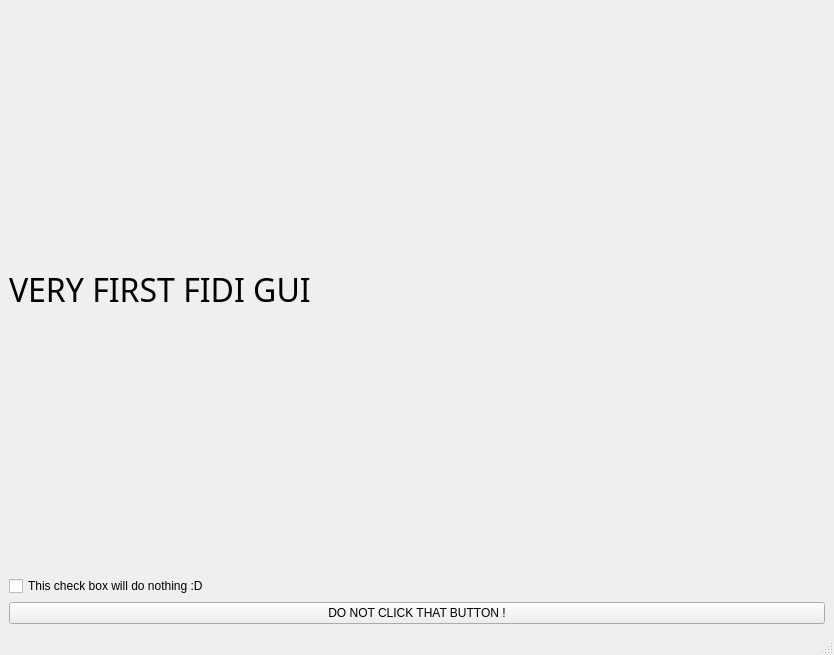
<?xml version="1.0" encoding="UTF-8"?>
<ui version="4.0">
 <class>MainWindow</class>
 <widget class="QMainWindow" name="MainWindow">
  <property name="geometry">
   <rect>
    <x>0</x>
    <y>0</y>
    <width>834</width>
    <height>655</height>
   </rect>
  </property>
  <property name="windowTitle">
   <string>MainWindow</string>
  </property>
  <widget class="QWidget" name="centralwidget">
   <layout class="QGridLayout" name="gridLayout">
    <item row="0" column="0">
     <widget class="QLabel" name="label_2">
      <property name="font">
       <font>
        <family>RomanD</family>
        <pointsize>24</pointsize>
       </font>
      </property>
      <property name="text">
       <string>VERY FIRST FIDI GUI </string>
      </property>
     </widget>
    </item>
    <item row="1" column="0">
     <widget class="QCheckBox" name="checkBox">
      <property name="text">
       <string>This check box will do nothing :D</string>
      </property>
     </widget>
    </item>
    <item row="2" column="0">
     <widget class="QPushButton" name="cry_push_button">
      <property name="text">
       <string>DO NOT CLICK THAT BUTTON !</string>
      </property>
      <property name="icon">
       <iconset resource="../test_resource.qrc">
        <normaloff>:/icon/Ui/test_icon.png</normaloff>:/icon/Ui/test_icon.png</iconset>
      </property>
      <property name="checkable">
       <bool>true</bool>
      </property>
      <property name="autoDefault">
       <bool>false</bool>
      </property>
      <property name="default">
       <bool>false</bool>
      </property>
      <property name="flat">
       <bool>false</bool>
      </property>
     </widget>
    </item>
   </layout>
  </widget>
  <widget class="QMenuBar" name="menubar">
   <property name="geometry">
    <rect>
     <x>0</x>
     <y>0</y>
     <width>834</width>
     <height>26</height>
    </rect>
   </property>
  </widget>
  <widget class="QStatusBar" name="statusbar"/>
 </widget>
 <resources>
  <include location="../test_resource.qrc"/>
 </resources>
 <connections/>
</ui>
